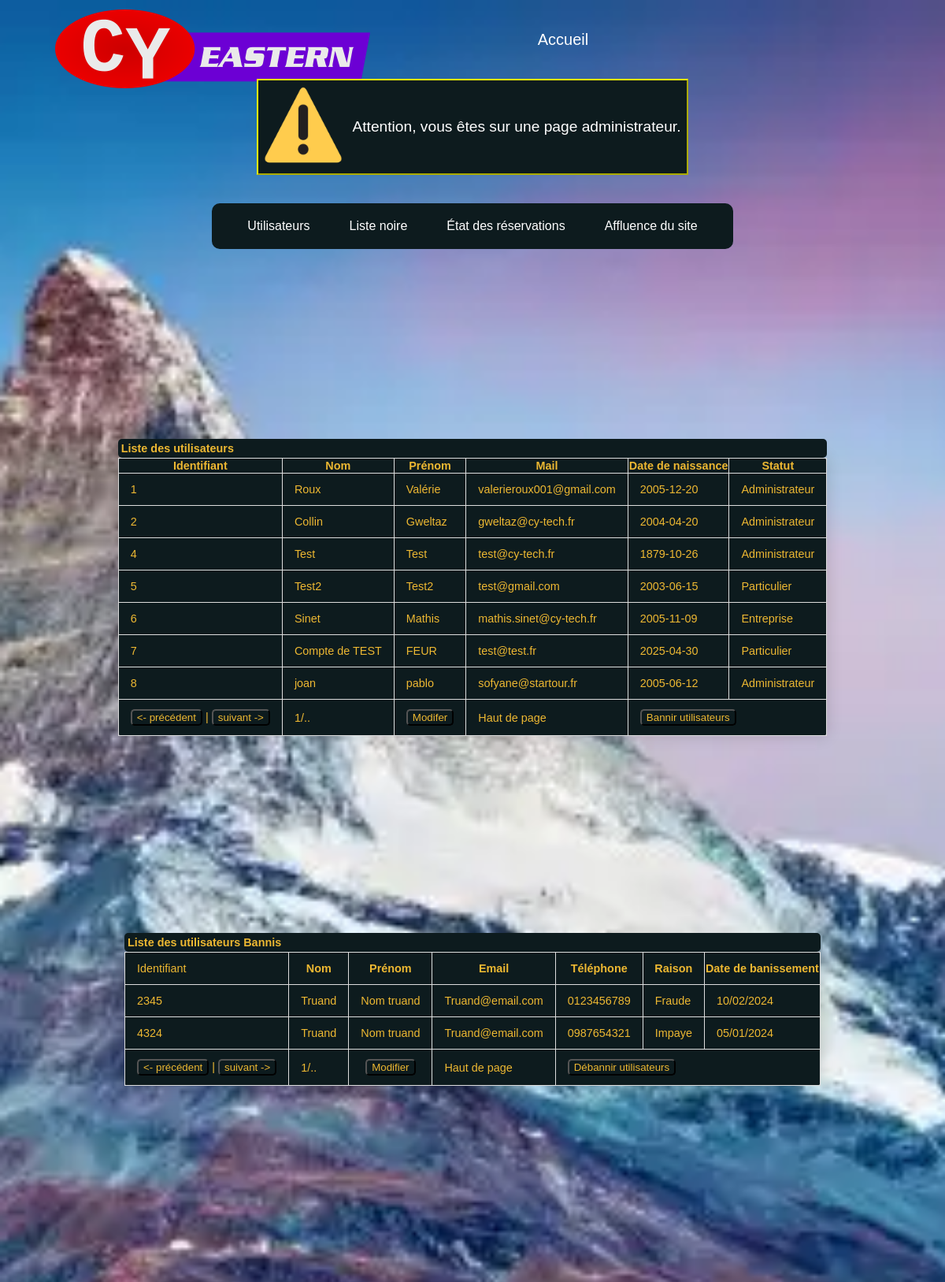
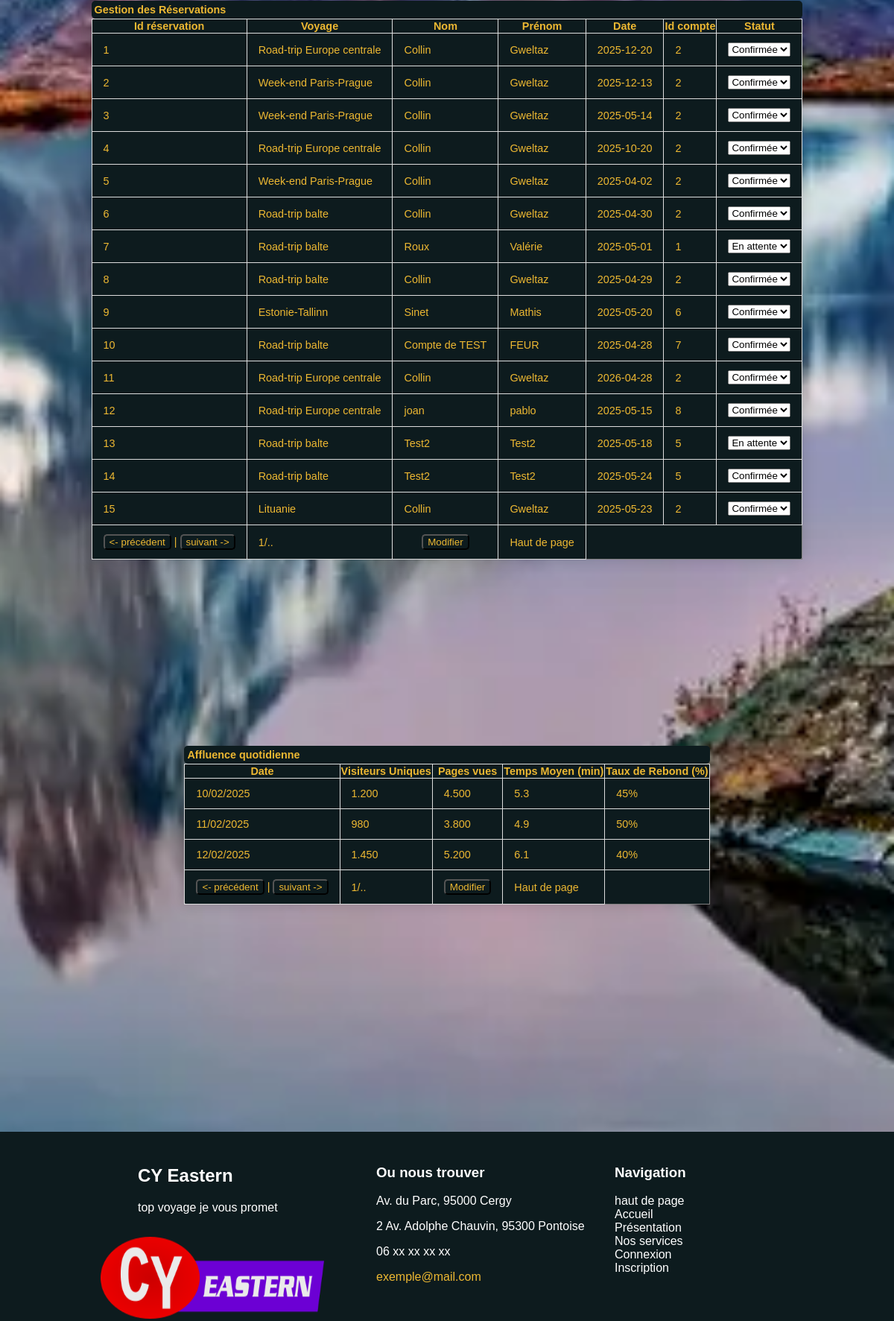
Screenshot of /admin.php (signed in, upper part) with the database file from the repository (2 pictures, top to bottom).
### tables this page shows
CREATE TABLE `comptes` (
  `idCompte` int(11) NOT NULL,
  `nom` varchar(255) NOT NULL,
  `prenom` varchar(255) NOT NULL,
  `role` tinyint(4) NOT NULL COMMENT ' 0 admin, 1 particulier, 2 professionel ',
  `newsletter` tinyint(1) NOT NULL,
  `naissance` date NOT NULL DEFAULT '1879-10-26',
  `inscription` timestamp NOT NULL DEFAULT current_timestamp(),
  `derniereConnexion` timestamp NOT NULL
);

CREATE TABLE `commandes` (
  `id` int(11) NOT NULL,
  `idCompte` int(11) NOT NULL,
  `idVoyage` int(11) NOT NULL,
  `nVoyageurs` int(11) NOT NULL,
  `debut` date NOT NULL,
  `total` int(11) NOT NULL,
  `paye` tinyint(1) NOT NULL,
  `creation` timestamp NOT NULL DEFAULT current_timestamp()
);

CREATE TABLE `voyage` (
  `id` int(11) NOT NULL,
  `titre` varchar(39) NOT NULL,
  `duree` tinyint(4) NOT NULL,
  `etapes` tinyint(4) NOT NULL,
  `transport` varchar(24) NOT NULL,
  `maxi` tinyint(4) NOT NULL,
  `prix` smallint(6) NOT NULL,
  `statut` tinyint(1) NOT NULL,
  `description` text NOT NULL
);

### api/linkDB.php (called while the page is built, shortened)
<?php
$linkDB = mysqli_connect("mariadb","valerie","meilleursite2025","clickjourney");
if($_SESSION['role'] == 0) {
    $compteQuery = "SELECT c.*, l.mail FROM comptes c, login l WHERE l.id = c.idCompte;";
    $compteResult = mysqli_query($linkDB, $compteQuery);
    while ($row = mysqli_fetch_assoc($compteResult)) {
        $comptes[$row['idCompte']] = $row;
    }
    $commandesAdmQuery = "SELECT c.*, v.titre, co.nom, co.prenom FROM commandes c, voyage v, comptes co WHERE c.idVoyage = v.id AND c.idCompte = co.idCompte;";
    $commandesAdmResult = mysqli_query($linkDB, $commandesAdmQuery);
    while ($row = mysqli_fetch_assoc($commandesAdmResult)) {
        $commandesAdm[$row['id']] = $row;
    }
}

### admin.php (the view, shortened to what this page needs)
<?php
include('api/linkDB.php');
?>
<!DOCTYPE html>
<html lang="fr">
<head>
  <link rel="stylesheet" type="text/css" href="style.css">
</head>
<body id="haut" class="admin">
<nav>
    <div class="divmenu" >
        <div class="logo1">
            <a href="index.html"><img src="media/logo.webp" width="400" height="100" alt="Logo"></a>
        </div>
        <ul>
            <li class="limenu"><a href="index.html">Accueil</a></li>
        </ul>
    </div>
</nav>
<div id="haut-de-page">
    <table border="2" class="admin_warn">
        <tr>
          <td class="warn_image" ><img src="media/warn.png" width="100" height="100"  alt="triangle attention"></td>
          <td class="warn_text" >Attention, vous êtes sur une page administrateur.</td>
        </tr>
      </table>
</div>
<nav  class="adminbar">
    <ul class="ul-adminbar">
        <li><a href="#utilisateurs" >Utilisateurs</a></li>
        <li><a href="#bannis">Liste noire</a></li>
        <li><a href="#reservation">État des réservations</a></li>
        <li><a href="#statistique">Affluence du site</a></li>
    </ul>
</nav>
<div class="admindiv">
    <table border="1" id="utilisateurs"  class="admintable" >
        <caption class="admintable" ><strong>Liste des utilisateurs</strong></caption>
        <thead>
            <tr>
                <th>Identifiant</th>
                <th>Nom</th>
                <th>Prénom</th>
                <th>Mail</th>
                <th>Date de naissance</th>
                <th>Statut</th>
            </tr>
        </thead>
        <tbody>
        <?php
        $role = "";
        foreach($comptes as $compte) {
            switch($compte['role']) {
                case '0':
                    $role = "Administrateur";
                    break;
                case '1':
                    $role = "Particulier";
                    break;
                case '2':
                    $role = "Entreprise";
                    break;
            }
            echo '<tr><td>' . $compte['idCompte'] .'</td><td>'. $compte['nom'].'</td><td>'.$compte['prenom'].'</td><td>'.$compte['mail'].'</td><td>'.$compte['naissance'].'</td><td>'.$role.'</td></tr>';
        }
        ?>
        </tbody>
        <tfoot>
            <tr>
                <td><button> <- précédent </button>  | <button>suivant -> </button> </td>
                <td>1/..</td>
                <td class="td-admin-modif"><button>Modifer</button></td>
                <td class="td-admin"><a href="#haut-de-page">Haut de page</a></td>
                <td class="td-admin" colspan="3" > <button> Bannir utilisateurs </button> </td>
            </tr>
        </tfoot>
    </table>
</div>
<div class="admindiv">
    <table border="1" id="bannis"  class="admintable">
        <caption class="admintable" ><strong>Liste des utilisateurs Bannis</strong></caption>
        <thead>
            <tr>
                <td>Identifiant</td>
                <th>Nom</th>
                <th>Prénom</th>
                <th>Email</th>
                <th>Téléphone</th>
                <th>Raison</th>
                <th>Date de banissement</th>
            </tr>
        </thead>
        <tbody>
            <tr>
                <td>2345</td>
                <td>Truand</td>
                <td>Nom truand</td>
                <td>Truand@email.com</td>
                <td>0123456789</td>
                <td>Fraude</td>
                <td>10/02/2024</td>
            </tr>
            <tr>
                <td>4324</td>
                <td>Truand</td>
                <td>Nom truand</td>
                <td>Truand@email.com</td>
                <td>0987654321</td>
                <td>Impaye</td>
                <td>05/01/2024</td>
            </tr>
        </tbody>
        <tfoot>
            <tr>
                <td><button><- précédent </button>  | <button>suivant -> </button> </td>
                <td>1/..</td>
                <td class="td-admin-modif"><button>Modifier</button></td>
                <td  class="td-admin"><a href="#haut-de-page">Haut de page</a></td>
                <td class="td-admin" colspan="3" > <button> Débannir utilisateurs </button> </td>
            </tr>
        </tfoot>
    </table>
</div>
<div class="admindiv">
    <table border="1" id="reservation" class="admintable">
        <caption class="admintable" ><strong>Gestion des Réservations</strong></caption>
        <thead>
            <tr>
                <th>Id réservation</th>
                <th>Voyage</th>
                <th>Nom</th>
                <th>Prénom</th>
                <th>Date</th>
                <th>Id compte</th>
                <th>Statut</th>
            </tr>
        </thead>
        <tbody>
        <?php
        foreach($commandesAdm as $commande) {
            echo '<tr><td>'. $commande['id'].'</td><td>'.$commande['titre'].'</td><td>'.$commande['nom'].'</td><td>'.$commande['prenom'].'</td><td>'.$commande['debut'].'</td><td>'.$commande['idCompte'].'</td>';
            echo '<td><select class="status">';
            if($commande['paye'] == 0) {
                echo '<option value="En attente" selected="selected">En attente</option>';
            } else if($commande['paye'] == 1) {
                echo '<option value="1" selected="selected">Confirmée</option>';
            }
            echo '</select></td></tr>';
        }
        ?>
        </tbody>
        <tfoot>
        <tr>
            <td><button><- précédent </button>  | <button>suivant -> </button> </td>
            <td>1/..</td>
            <td class="td-admin-modif"><button>Modifier</button></td>
            <td  class="td-admin"><a href="#haut-de-page">Haut de page</a></td>
        </tr>
    </tfoot>
    </table>
</div>
<div class="admindiv">
    <table border="1" id="statistique" class="admintable">
        <caption class="admintable"><strong>Affluence quotidienne</strong></caption>
        <thead>
            <tr>
                <th>Date</th>
                <th>Visiteurs Uniques</th>
                <th>Pages vues</th>
                <th>Temps Moyen (min)</th>
                <th>Taux de Rebond (%)</th>
            </tr>
        </thead>
        <tbody>
            <tr>
                <td>10/02/2025</td>
                <td>1.200</td>
                <td>4.500</td>
                <td>5.3</td>
                <td>45%</td>
            </tr>
            <tr>
                <td>11/02/2025</td>
                <td>980</td>
                <td>3.800</td>
                <td>4.9</td>
                <td>50%</td>
            </tr>
            <tr>
                <td>12/02/2025</td>
                <td>1.450</td>
                <td>5.200</td>
                <td>6.1</td>
                <td>40%</td>
            </tr>
        </tbody>
        <tfoot>
            <tr>
                <td><button><- précédent </button>  | <button>suivant -> </button> </td>
                <td>1/..</td>
                <td class="td-admin-modif"><button>Modifier</button></td>
                <td  class="td-admin"><a href="#haut-de-page">Haut de page</a></td>
            </tr>
        </tfoot>
    </table>
</div>
<footer style="margin-top: 280px;">
    <div class="contenu">
        <div class="logo">
            <h2>CY Eastern</h2>
            <p>top voyage je vous promet</p>
            <img src="media/logo.webp" alt="Logo" width="300" height="110" style="display: flex; margin-left: -50px;">
        </div>
        <div class="colonne">
            <h3>Ou nous trouver</h3>
            <p>Av. du Parc, 95000 Cergy</p>
            <p>2 Av. Adolphe Chauvin, 95300 Pontoise</p>
            <p>06 xx xx xx xx</p>
            <p><a href="mailto:exemple@mail.com" style="color: rgb(237, 184, 50);">exemple@mail.com</a></p>
        </div>
        <div class="colonne">
            <h3>Navigation</h3>
            <ul class="ul-footer">
                <li><a href="#haut">haut de page</a></li>
                <li><a href="index.html">Accueil</a></li>
                <li><a href="presentation.php">Présentation</a></li>
                <li><a href="#">Nos services</a></li>
                <li><a href="connexion.php">Connexion</a></li>
                <li><a href="inscription.php">Inscription</a></li>
            </ul>
        </div>
    </div>
  </footer>
</body>
</html>

### style.css (style rules this page uses)
* { text-decoration: none; }
body { font-family: Arial, sans-serif; font-optical-sizing: auto; background-image: url(media/paysage.jpg); background-size: cover; background-repeat: no-repeat; background-position: center; height: 100vh; margin: 0; image-rendering: crisp-edges; background-attachment: fixed; }
img[alt="Logo"] { margin-left: 10px; margin-top: 30px; }
.divmenu { display: flex; align-items: center; justify-content: space-between; height: 100px; padding: 0 50px; }
li.limenu { display: inline-block; margin-left: -100px; }
.limenu a { color: white; font-size: 20px; margin-right: 140px; }
.logo1 { padding: 10px; font-weight: bold; font-size: 30px; justify-content: flex-end; }
#haut-de-page { display: flex; justify-content: center; }
.admin_warn { border-color: yellow; background-color: #0d1b1e; color: white; }
.warn_image { border: none; padding: 5px; }
.warn_text { border: none; padding: 5px; font-size: larger }
.admin { background-image: url(media/paysage.jpg); background-size: cover; background-repeat: no-repeat; background-position: center; height: 100vh; margin: 0; image-rendering: crisp-edges; background-attachment: fixed; }
nav.adminbar { margin-top: 20px; display: flex; justify-content: center; }
ul.ul-adminbar { display: flex; justify-content: space-between; text-decoration: none; list-style: none; background: #0d1b1e; color: white; padding: 20px; border-radius: 10px; }
ul.ul-adminbar li { display: inline-block; }
ul.ul-adminbar li a { margin: 25px; }
nav.adminbar a { color: white; text-decoration: none; transition: color 0.4s; }
table.admintable { background-color: #0d1b1e; color: rgb(237, 184, 50); padding: 4px; border-radius: 5px; border-collapse: collapse; margin: 25px 0; font-size: 0.9em; min-width: 400px; box-shadow: 0 0 20px rgba(0, 0, 0, 0.15); }
.admintable td { padding: 12px 15px; }
table caption.admintable { background-color: #0d1b1e; text-align: left; padding: 4px; border-radius: 5px; }
td>button { background-color: #0d1b1e; color: rgb(237, 184, 50); border-radius: 5px; }
div.admindiv { display: flex; justify-content: center; margin-top: 200px; }
td.td-admin a { color: rgb(237, 184, 50); text-decoration: none; transition: color 0.4s; }
td.td-admin-modif { text-align: center; }
footer { background-color: #0d1b1e; color: white; padding: 15px 0; margin-top: 280px; }
.contenu { display: flex; max-width: 850px; margin: auto; }
.colonne, .logo { min-width: 300px; margin: 10px; }
ul.ul-footer { list-style: none; padding: 0; }
ul.ul-footer li a { color: white; text-decoration: none; transition: color 0.4s; }
.tableau-commandes table,th,td { border: 1px solid #ddd; }

### rows the page displays
comptes: idCompte "1", nom "Roux", prenom "Valérie", login.mail "valerieroux001@gmail.com", naissance "2005-12-20", role "Administrateur"
comptes: idCompte "2", nom "Collin", prenom "Gweltaz", login.mail "gweltaz@cy-tech.fr", naissance "2004-04-20", role "Administrateur"
comptes: idCompte "4", nom "Test", prenom "Test", login.mail "test@cy-tech.fr", naissance "1879-10-26", role "Administrateur"
comptes: idCompte "5", nom "Test2", prenom "Test2", login.mail "test@gmail.com", naissance "2003-06-15", role "Particulier"
comptes: idCompte "6", nom "Sinet", prenom "Mathis", login.mail "mathis.sinet@cy-tech.fr", naissance "2005-11-09", role "Entreprise"
comptes: idCompte "7", nom "Compte de TEST", prenom "FEUR", login.mail "test@test.fr", naissance "2025-04-30", role "Particulier"
comptes: idCompte "8", nom "joan", prenom "pablo", login.mail "sofyane@startour.fr", naissance "2005-06-12", role "Administrateur"
commandes: id "1", idVoyage.titre "Road-trip Europe centrale", idCompte.nom "Collin", idCompte.prenom "Gweltaz", debut "2025-12-20", idCompte "2", paye "Confirmée"
commandes: id "2", idVoyage.titre "Week-end Paris-Prague", idCompte.nom "Collin", idCompte.prenom "Gweltaz", debut "2025-12-13", idCompte "2", paye "Confirmée"
commandes: id "3", idVoyage.titre "Week-end Paris-Prague", idCompte.nom "Collin", idCompte.prenom "Gweltaz", debut "2025-05-14", idCompte "2", paye "Confirmée"
commandes: id "4", idVoyage.titre "Road-trip Europe centrale", idCompte.nom "Collin", idCompte.prenom "Gweltaz", debut "2025-10-20", idCompte "2", paye "Confirmée"
commandes: id "5", idVoyage.titre "Week-end Paris-Prague", idCompte.nom "Collin", idCompte.prenom "Gweltaz", debut "2025-04-02", idCompte "2", paye "Confirmée"
commandes: id "6", idVoyage.titre "Road-trip balte", idCompte.nom "Collin", idCompte.prenom "Gweltaz", debut "2025-04-30", idCompte "2", paye "Confirmée"
commandes: id "7", idVoyage.titre "Road-trip balte", idCompte.nom "Roux", idCompte.prenom "Valérie", debut "2025-05-01", idCompte "1", paye "En attente"
commandes: id "8", idVoyage.titre "Road-trip balte", idCompte.nom "Collin", idCompte.prenom "Gweltaz", debut "2025-04-29", idCompte "2", paye "Confirmée"
commandes: id "9", idVoyage.titre "Estonie-Tallinn", idCompte.nom "Sinet", idCompte.prenom "Mathis", debut "2025-05-20", idCompte "6", paye "Confirmée"
commandes: id "10", idVoyage.titre "Road-trip balte", idCompte.nom "Compte de TEST", idCompte.prenom "FEUR", debut "2025-04-28", idCompte "7", paye "Confirmée"
commandes: id "11", idVoyage.titre "Road-trip Europe centrale", idCompte.nom "Collin", idCompte.prenom "Gweltaz", debut "2026-04-28", idCompte "2", paye "Confirmée"
commandes: id "12", idVoyage.titre "Road-trip Europe centrale", idCompte.nom "joan", idCompte.prenom "pablo", debut "2025-05-15", idCompte "8", paye "Confirmée"
commandes: id "13", idVoyage.titre "Road-trip balte", idCompte.nom "Test2", idCompte.prenom "Test2", debut "2025-05-18", idCompte "5", paye "En attente"
commandes: id "14", idVoyage.titre "Road-trip balte", idCompte.nom "Test2", idCompte.prenom "Test2", debut "2025-05-24", idCompte "5", paye "Confirmée"
commandes: id "15", idVoyage.titre "Lituanie", idCompte.nom "Collin", idCompte.prenom "Gweltaz", debut "2025-05-23", idCompte "2", paye "Confirmée"
